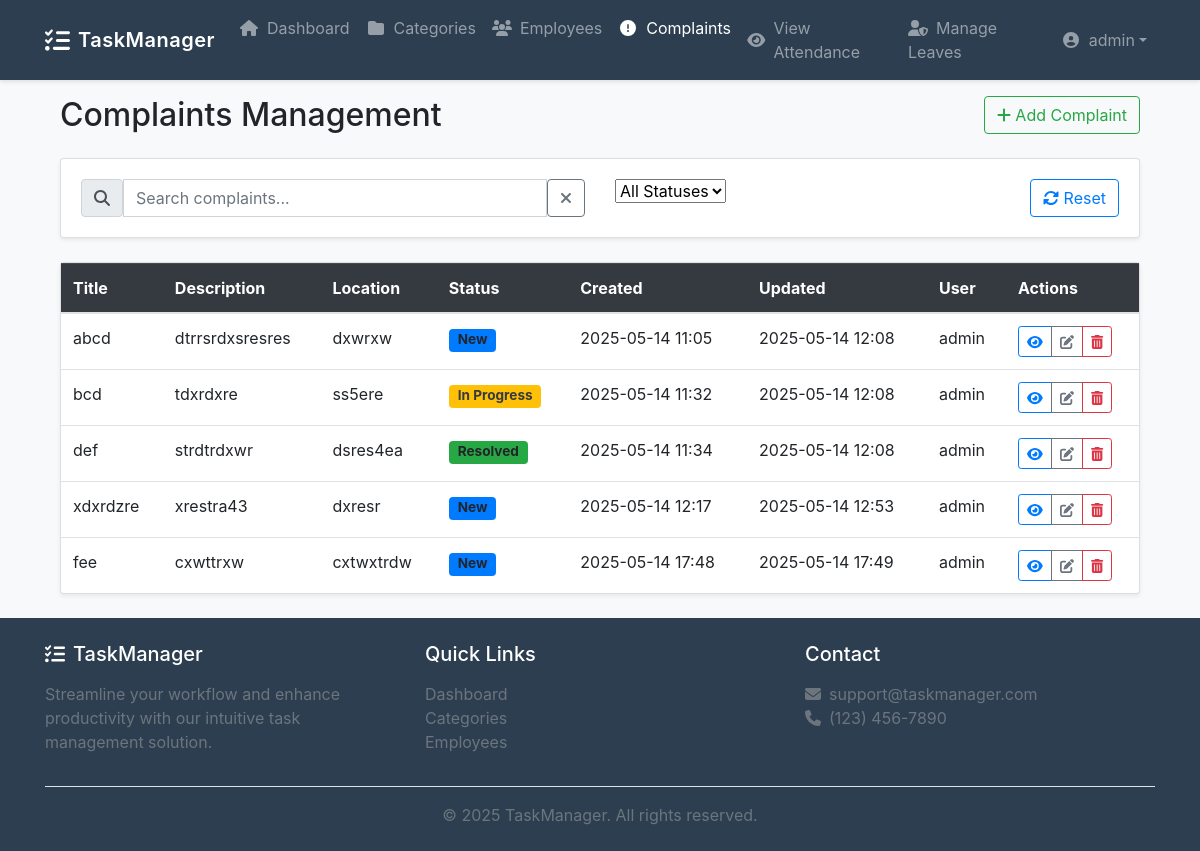
Page /complains/ (signed in) on the committed database.
### people_management/models.py (models this page shows, shortened)
class Complains(models.Model):
    COMPLAIN_STATUS = [
            ('new', 'New'),
            ('in_progress', 'In Progress'),
            ('resolved', 'Resolved'),
            ('closed', 'Closed'),
    ]
    user = models.ForeignKey(User, on_delete=models.CASCADE)
    title = models.CharField(max_length=255)
    description = models.TextField()
    location = models.CharField(max_length=255, help_text="Enter the location of the issue",null=True, blank=True)
    status = models.CharField(max_length=20, choices=COMPLAIN_STATUS, default='new')
    created_at = models.DateTimeField(auto_now_add=True)
    updated_at = models.DateTimeField(auto_now=True)

### people_management/views.py (the view)
# urls.py: path('complains/', views.complain_list, name='complain_list'),
@login_required
def complain_list(request):
    complains = Complains.objects.filter(user=request.user)
    return render(request, 'people_management/complain_list.html', {'complains': complains})

### people_management/templates/people_management/complain_list.html (shortened to what this page needs)
{% extends "task_management_system_app/base.html" %}
{% block content %}
<div class="container-fluid mt-4">
    <div class="d-flex justify-content-between align-items-center mb-4">
        <h2 class="mb-0">Complaints Management</h2>
        <a href="{% url 'complain_create' %}" class="btn btn-outline-success">
            <i class="fas fa-plus me-2"></i> Add Complaint
        </a>
    </div>
    <div class="card mb-4 shadow-sm">
        <div class="card-body">
            <div class="row g-3">
                <div class="col-md-6">
                    <div class="input-group">
                        <span class="input-group-text"><i class="fas fa-search"></i></span>
                        <input type="text" id="searchInput" class="form-control" placeholder="Search complaints...">
                        <button class="btn btn-outline-secondary" type="button" id="clearSearch">
                            <i class="fas fa-times"></i>
                        </button>
                    </div>
                </div>
                <div class="col-md-3">
                    <select id="statusFilter" class="form-select">
                        <option value="">All Statuses</option>
                    </select>
                </div>
                <div class="col-md-3 d-flex justify-content-end">
                    <button class="btn btn-outline-primary me-2" id="resetFilters">
                        <i class="fas fa-sync-alt me-1"></i> Reset
                    </button>
                </div>
            </div>
        </div>
    </div>
    <div class="card shadow-sm">
        <div class="card-body p-0">
            <div class="table-responsive">
                <table class="table  mb-0">
                    <thead class="table-dark">
                        <tr>
                            <th>Title</th>
                            <th>Description</th>
                            <th>Location</th>
                            <th>Status</th>
                            <th>Created</th>
                            <th>Updated</th>
                            <th>User</th>
                            <th class="text-end">Actions</th>
                        </tr>
                    </thead>
                    <tbody id="complaintTable">
                        {% for complain in complains %}
                        <tr class="complaint-row align-middle" data-status="{{ complain.status }}">
                            <td class="fw-semibold">{{ complain.title|truncatechars:30 }}</td>
                            <td>{{ complain.description|truncatechars:40 }}</td>
                            <td>{{ complain.location }}</td>
                            <td>
                                <span class="badge
                                    {% if complain.status == 'new' %}bg-primary
                                    {% elif complain.status == 'in_progress' %}bg-warning text-dark
                                    {% elif complain.status == 'resolved' %}bg-success
                                    {% else %}bg-secondary
                                    {% endif %}">
                                    {{ complain.get_status_display }}
                                </span>
                            </td>
                            <td>{{ complain.created_at|date:"Y-m-d H:i" }}</td>
                            <td>{{ complain.updated_at|date:"Y-m-d H:i" }}</td>
                            <td>{{ complain.user.username }}</td>
                            <td class="text-end">
                                <div class="btn-group btn-group-sm" role="group">
                                    <a href="{% url 'repair_detail' complain.id %}" class="btn btn-outline-primary" title="View">
                                        <i class="fas fa-eye"></i>
                                    </a>
                                    <a href="{% url 'update_complain' complain.id %}" class="btn btn-outline-secondary" title="Edit">
                                        <i class="fas fa-edit"></i>
                                    </a>
                                    <a href="{% url 'delete_complain' complain.id %}" class="btn btn-outline-danger" title="Delete">
                                        <i class="fas fa-trash-alt"></i>
                                    </a>
                                </div>
                            </td>
                        </tr>
                        {% endfor %}
                    </tbody>
                </table>
            </div>
        </div>
    </div>
</div>
{% endblock %}

### task_management_system_app/templates/task_management_system_app/base.html (shortened to what this page needs)
<!DOCTYPE html>
<html lang="en">
  <head>
    <link
      rel="stylesheet"
      href="https://maxcdn.bootstrapcdn.com/bootstrap/4.5.2/css/bootstrap.min.css"
    />
    <link
      rel="stylesheet"
      href="https://cdnjs.cloudflare.com/ajax/libs/font-awesome/5.15.3/css/all.min.css"
    />
    <link
      rel="stylesheet"
      href="https://cdnjs.cloudflare.com/ajax/libs/font-awesome/6.4.0/css/all.min.css"
    />
  </head>
  <body>
    <nav class="navbar navbar-expand-lg navbar-dark fixed-top">
      <div class="container">
        {% if user.is_superuser %}
        <a
          class="navbar-brand d-flex align-items-center"
          href="{% url 'dashboard' %}"
        >
          <i class="fas fa-tasks fa-lg mr-2"></i>
          <span class="d-none d-sm-inline">TaskManager</span>
        </a>
        {% endif %}
        <div class="collapse navbar-collapse" id="navbarNav">
          <ul class="navbar-nav mr-auto">
            {% if user.is_superuser %}
            <li class="nav-item">
              <a
                class="nav-link d-flex align-items-center"
                href="{% url 'dashboard' %}"
              >
                <i class="fas fa-home fa-fw mr-2"></i>
                <span>Dashboard</span>
              </a>
            </li>
            {% endif %} {% if user.is_superuser %}
            <li class="nav-item">
              <a
                class="nav-link d-flex align-items-center"
                href="{% url 'category_list' %}"
              >
                <i class="fas fa-folder fa-fw mr-2"></i>
                <span>Categories</span>
              </a>
            </li>
            {% endif %} {% if user.is_superuser %}
            <li class="nav-item">
              <a
                class="nav-link d-flex align-items-center"
                href="{% url 'employee_list' %}"
              >
                <i class="fas fa-users fa-fw mr-2"></i>
                <span>Employees</span>
              </a>
            </li>
            {% endif %}
            {% if user.is_superuser %}
            <li class="nav-item">
              <a
                class="nav-link d-flex align-items-center"
                href="{% url 'complain_list' %}"
              >
                <i class="fas fa-exclamation-circle fa-fw mr-2"></i>
                <span>Complaints</span>
              </a>
            </li>
            {% endif %}
            {% if user.is_superuser %}
            <li class="nav-item">
              <a
                class="nav-link d-flex align-items-center"
                href="{% url 'attendance_list' %}"
              >
                <i class="fas fa-eye fa-fw mr-2"></i>
                <span>View Attendance</span>
              </a>
            </li>
            {% endif %}
            {% if user.is_superuser %}
            <li class="nav-item">
              <a class="nav-link" href="{% url 'leave_review_list' %}">
                <i class="fas fa-user-shield mr-2"></i>Manage Leaves
              </a>
            </li>
            {% endif %}
          </ul>
          <ul class="navbar-nav ml-auto">
            {% if user.is_authenticated %}
            <li class="nav-item dropdown">
              <a
                class="nav-link dropdown-toggle d-flex align-items-center"
                href="#"
                id="userMenu"
                data-toggle="dropdown"
              >
                <i class="fas fa-user-circle fa-fw mr-2"></i>
                <span>{{ user.username }}</span>
              </a>
            </li>
            {% endif %}
          </ul>
        </div>
      </div>
    </nav>
    <main class="flex-grow-1 mt-5 pt-4">
      <div class="container">
         {% block content %}{% endblock %}
      </div>
    </main>
    <footer class="footer py-4 mt-4">
      <div class="container">
        <div class="row">
          <div class="col-md-4 mb-4 mb-md-0">
            <h5 class="text-white mb-3">
              <i class="fas fa-tasks mr-2"></i>TaskManager
            </h5>
            <p class="text-muted">
              Streamline your workflow and enhance productivity with our
              intuitive task management solution.
            </p>
          </div>
          <div class="col-md-4 mb-4 mb-md-0">
            <h5 class="text-white mb-3">Quick Links</h5>
            <ul class="list-unstyled">
              <li>
                <a class="text-muted" href="{% url 'dashboard' %}">Dashboard</a>
              </li>
              <li>
                <a class="text-muted" href="{% url 'category_list' %}"
                  >Categories</a
                >
              </li>
              <li>
                <a class="text-muted" href="{% url 'employee_list' %}"
                  >Employees</a
                >
              </li>
            </ul>
          </div>
          <div class="col-md-4">
            <h5 class="text-white mb-3">Contact</h5>
            <ul class="list-unstyled">
              <li class="text-muted">
                <i class="fas fa-envelope mr-2"></i>support@taskmanager.com
              </li>
              <li class="text-muted">
                <i class="fas fa-phone mr-2"></i>(123) 456-7890
              </li>
            </ul>
          </div>
        </div>
        <div class="border-top pt-3 mt-3 text-center">
          <p class="text-muted mb-0">
            &copy; {% now "Y" %} TaskManager. All rights reserved.
          </p>
        </div>
      </div>
    </footer>
  </body>
</html>

### task_management_system_app/templates/task_management_system_app/base.html (style rules this page uses)
:root { --primary-color: #3498db; --secondary-color: #2c3e50; --accent-color: #e74c3c; }
body { min-height: 100vh; display: flex; flex-direction: column; background-color: #f8f9fa; }
.navbar { background-color: var(--secondary-color) !important; box-shadow: 0 2px 4px rgba(0, 0, 0, 0.1); }
.navbar-brand { font-weight: 600; letter-spacing: 0.5px; }
.nav-link { transition: all 0.3s ease; position: relative; }
.footer { background-color: var(--secondary-color); margin-top: auto; }

### people_management/templates/people_management/complain_list.html (style rules this page uses)
.badge { font-size: 0.85em; padding: 0.35em 0.65em; }

### rows in the picture
Complains: title "abcd", description "dtrrsrdxsresres", location "dxwrxw", status "New", created_at "2025-05-14 11:05", updated_at "2025-05-14 12:08", user.username "admin"
Complains: title "bcd", description "tdxrdxre", location "ss5ere", status "In Progress", created_at "2025-05-14 11:32", updated_at "2025-05-14 12:08", user.username "admin"
Complains: title "def", description "strdtrdxwr", location "dsres4ea", status "Resolved", created_at "2025-05-14 11:34", updated_at "2025-05-14 12:08", user.username "admin"
Complains: title "xdxrdzre", description "xrestra43", location "dxresr", status "New", created_at "2025-05-14 12:17", updated_at "2025-05-14 12:53", user.username "admin"
Complains: title "fee", description "cxwttrxw", location "cxtwxtrdw", status "New", created_at "2025-05-14 17:48", updated_at "2025-05-14 17:49", user.username "admin"

### other values in the picture
{{ user.username }} "admin"
